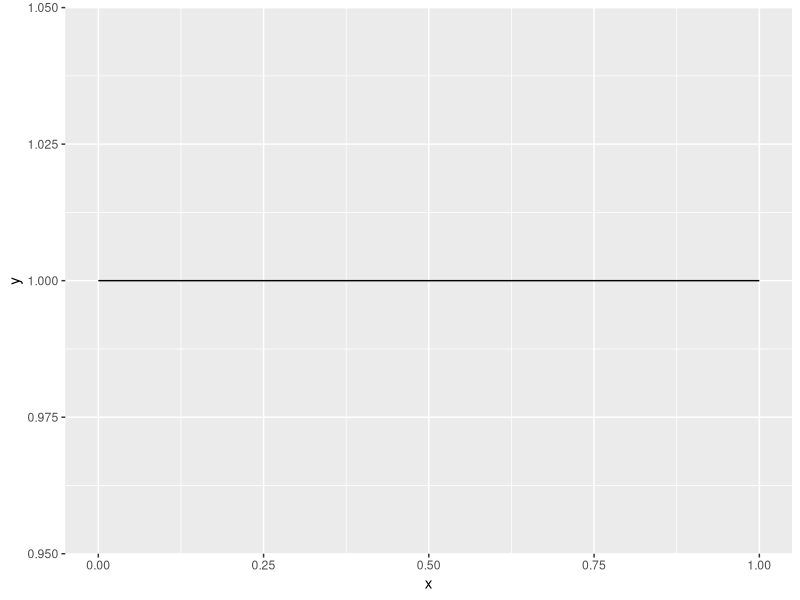
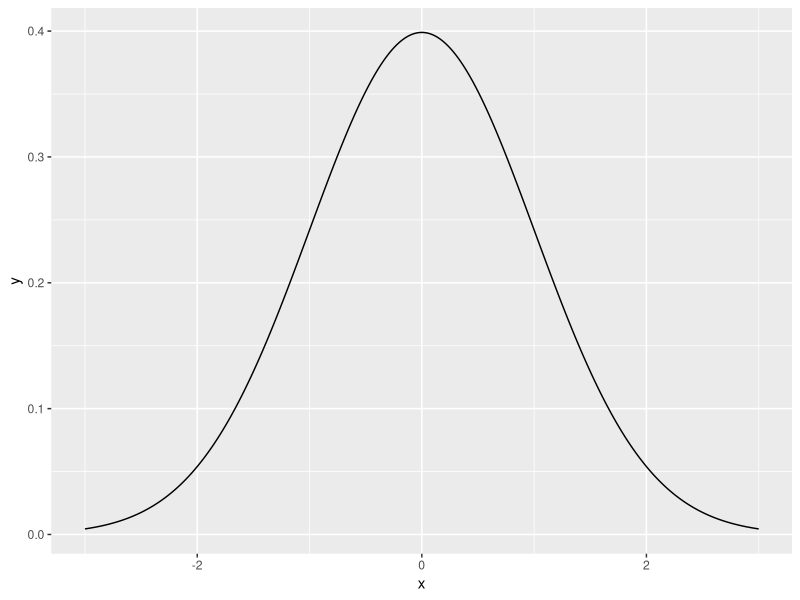
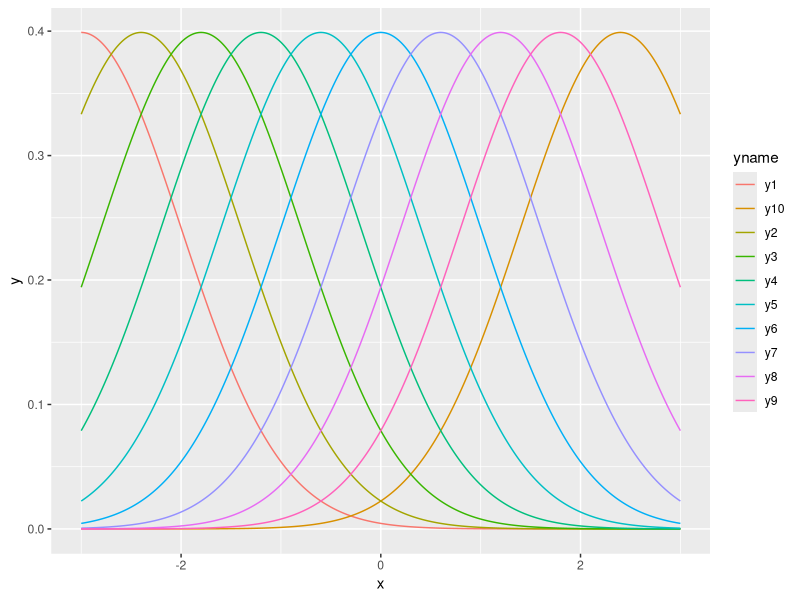
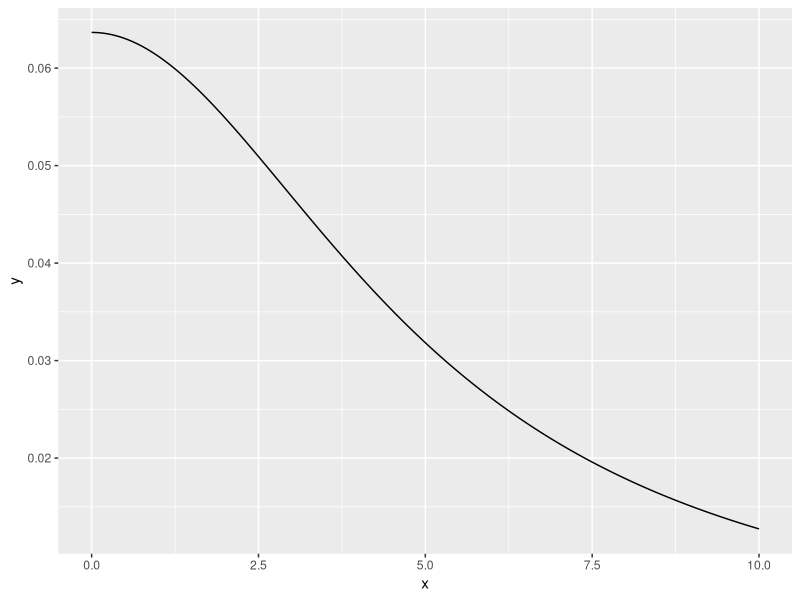
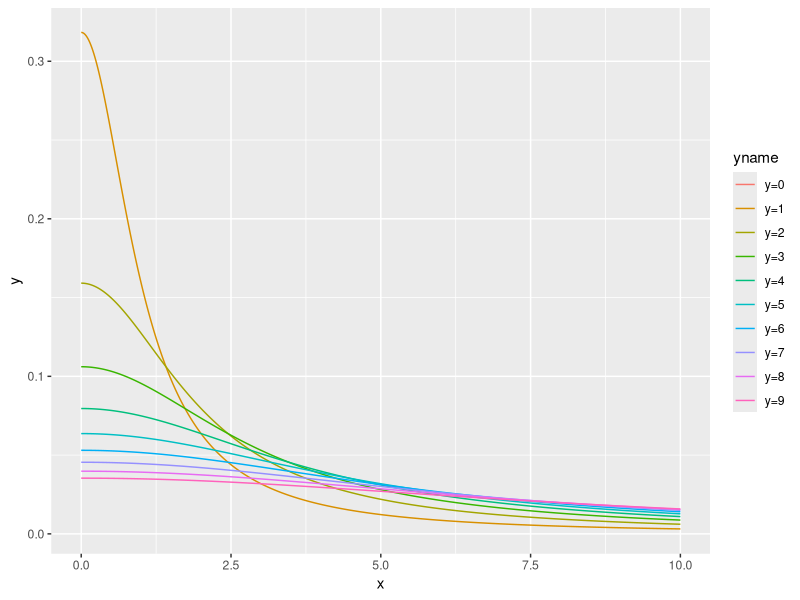
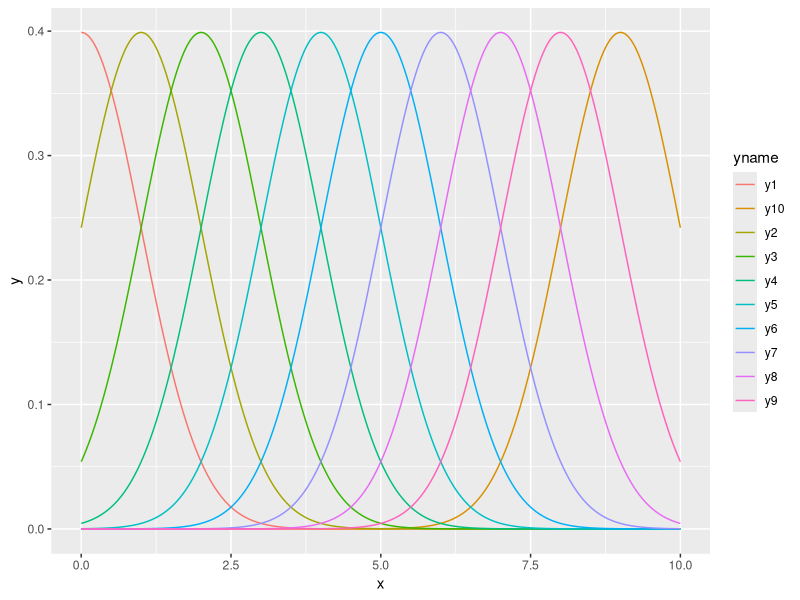
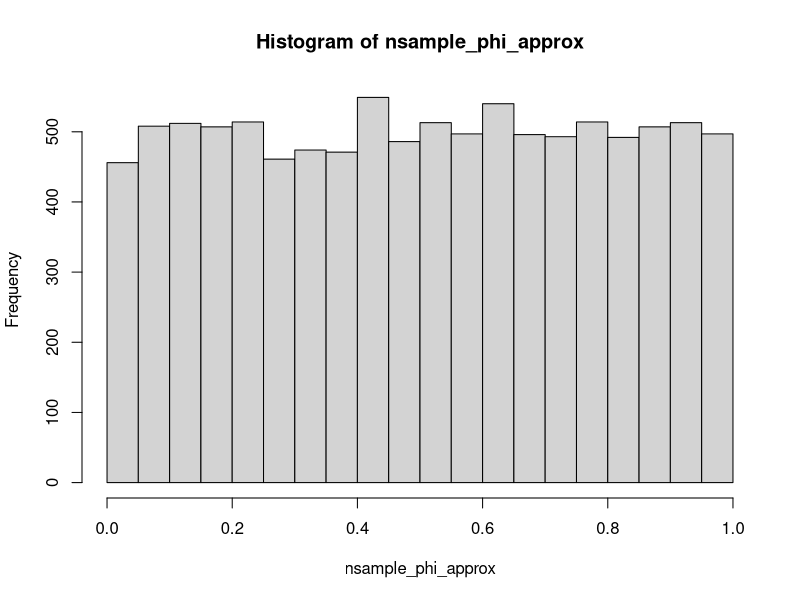
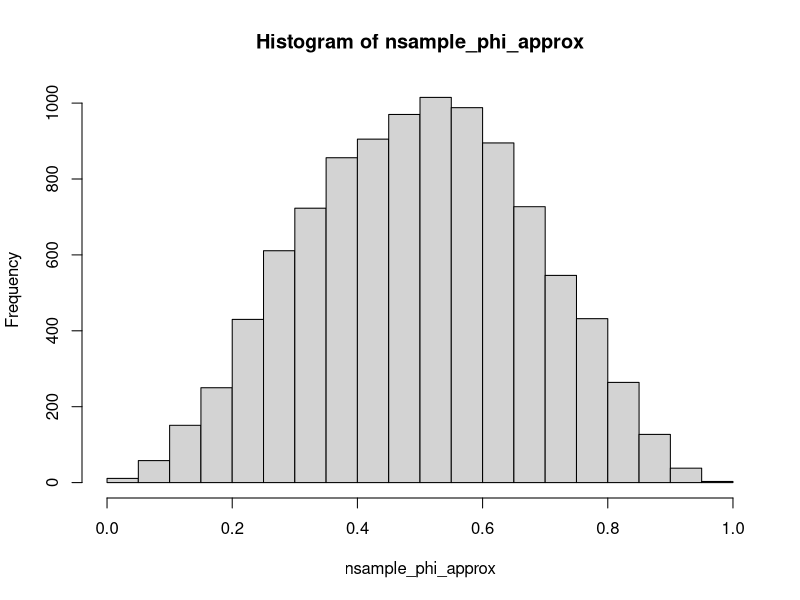

The R source for these figures, in order:
## ---- chunk 1
knitr::opts_chunk$set(echo = TRUE)
library(ggplot2)
## ---- chunk 2
scalevals<-seq(0,1,0.001)
ggplot(data.frame(x=scalevals,y=dunif(scalevals,0,1)),aes(x,y))+geom_line()
## ---- chunk 3
scalevals<-seq(-3,3,0.001)
dist<-dnorm(scalevals,0,1)
ggplot(data.frame(x=scalevals,y=dist),aes(x,y))+geom_line()
## ---- chunk 4
newdata<-data.frame(x=scalevals)
new.priors<-seq(min(scalevals),max(scalevals),(max(scalevals)-min(scalevals))/10)

for (i in 1:10){
  newdata[paste0("y",i)]<-dnorm(scalevals,new.priors[i],1)
}
newdatalong<-tidyr::gather(newdata,"yname","y",2:dim(newdata)[2])

ggplot(newdatalong,aes(x,y,colour=yname))+geom_line()
## ---- chunk 5
scalevals<-seq(0,10,0.001)
dist<-dcauchy(scalevals,0,5)
cauchyres<-mean(abs(rcauchy(1000000,0,5)))
ggplot(data.frame(x=scalevals,y=dist),aes(x,y))+geom_line()

#cauchy resists defining here!




## ---- chunk 6
newdata<-data.frame(x=scalevals)
new.priors<-seq(min(scalevals),max(scalevals),(max(scalevals)-min(scalevals))/10)

for (i in 1:10){
  newdata[paste0("y=",new.priors[i])]<-dcauchy(scalevals,0,new.priors[i])
}
newdatalong<-tidyr::gather(newdata,"yname","y",2:dim(newdata)[2])

ggplot(newdatalong,aes(x,y,colour=yname))+geom_line()
## ---- chunk 7
-log(0.0001)/5
-log(0.000)
-log(1)/5
## ---- chunk 8
newdata<-data.frame(x=scalevals)
new.priors<-seq(min(scalevals),max(scalevals),(max(scalevals)-min(scalevals))/10)

for (i in 1:10){
  newdata[paste0("y",i)]<-dnorm(scalevals,new.priors[i],1)
}
newdatalong<-tidyr::gather(newdata,"yname","y",2:dim(newdata)[2])

ggplot(newdatalong,aes(x,y,colour=yname))+geom_line()
## ---- chunk 9

require(boot)
#we have scale.
scalevals<-seq(-3,3,0.001)
Phi_approx<- function(x){
  return(inv.logit(0.0756*x^3+1.5976*x))
}

#get a normal distribution

nsample<-rnorm(10000,0,1)
nsample_phi_approx<-Phi_approx(nsample)
hist(nsample_phi_approx)


nsample<-rnorm(10000,0,0.5)
nsample_phi_approx<-Phi_approx(nsample)
hist(nsample_phi_approx)

## ---- chunk 10
mean(rnorm(100000,0,sqrt(5))^2)
